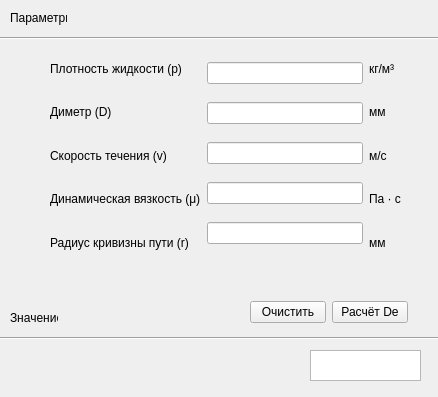
<?xml version="1.0" encoding="UTF-8"?>
<ui version="4.0">
 <class>dean_flow</class>
 <widget class="QWidget" name="dean_flow">
  <property name="geometry">
   <rect>
    <x>0</x>
    <y>0</y>
    <width>438</width>
    <height>397</height>
   </rect>
  </property>
  <property name="windowTitle">
   <string>Form</string>
  </property>
  <widget class="QTextBrowser" name="text_De">
   <property name="geometry">
    <rect>
     <x>310</x>
     <y>350</y>
     <width>111</width>
     <height>31</height>
    </rect>
   </property>
   <property name="acceptDrops">
    <bool>true</bool>
   </property>
   <property name="tabChangesFocus">
    <bool>false</bool>
   </property>
   <property name="readOnly">
    <bool>true</bool>
   </property>
  </widget>
  <widget class="Line" name="line_down">
   <property name="geometry">
    <rect>
     <x>0</x>
     <y>330</y>
     <width>439</width>
     <height>16</height>
    </rect>
   </property>
   <property name="orientation">
    <enum>Qt::Horizontal</enum>
   </property>
  </widget>
  <widget class="QLabel" name="label_Down">
   <property name="geometry">
    <rect>
     <x>10</x>
     <y>310</y>
     <width>48</width>
     <height>16</height>
    </rect>
   </property>
   <property name="text">
    <string>Значение</string>
   </property>
  </widget>
  <widget class="QLabel" name="label_up">
   <property name="geometry">
    <rect>
     <x>10</x>
     <y>10</y>
     <width>57</width>
     <height>16</height>
    </rect>
   </property>
   <property name="text">
    <string>Параметры</string>
   </property>
  </widget>
  <widget class="Line" name="line_up">
   <property name="geometry">
    <rect>
     <x>0</x>
     <y>30</y>
     <width>439</width>
     <height>16</height>
    </rect>
   </property>
   <property name="orientation">
    <enum>Qt::Horizontal</enum>
   </property>
  </widget>
  <widget class="QWidget" name="layoutWidget">
   <property name="geometry">
    <rect>
     <x>250</x>
     <y>300</y>
     <width>158</width>
     <height>25</height>
    </rect>
   </property>
   <layout class="QGridLayout" name="gridLayout">
    <item row="0" column="0">
     <widget class="QPushButton" name="Clear_calculation">
      <property name="text">
       <string>Очистить</string>
      </property>
     </widget>
    </item>
    <item row="0" column="1">
     <widget class="QPushButton" name="flow_De_calculation">
      <property name="text">
       <string>Расчёт De</string>
      </property>
     </widget>
    </item>
   </layout>
  </widget>
  <widget class="QWidget" name="layoutWidget">
   <property name="geometry">
    <rect>
     <x>50</x>
     <y>50</y>
     <width>351</width>
     <height>211</height>
    </rect>
   </property>
   <layout class="QGridLayout" name="gridLayout_4">
    <item row="0" column="0" rowspan="5">
     <layout class="QGridLayout" name="gridLayout_2">
      <item row="0" column="0">
       <widget class="QLabel" name="label_p">
        <property name="text">
         <string>Плотность жидкости (p)</string>
        </property>
       </widget>
      </item>
      <item row="1" column="0">
       <widget class="QLabel" name="label_D">
        <property name="text">
         <string>Диметр (D)</string>
        </property>
       </widget>
      </item>
      <item row="2" column="0">
       <widget class="QLabel" name="label_v">
        <property name="text">
         <string>Скорость течения (v)</string>
        </property>
       </widget>
      </item>
      <item row="3" column="0">
       <widget class="QLabel" name="label_nu">
        <property name="text">
         <string>Динамическая вязкость (μ)</string>
        </property>
       </widget>
      </item>
      <item row="4" column="0">
       <widget class="QLabel" name="label_Rc">
        <property name="text">
         <string>Радиус кривизны пути (r)</string>
        </property>
       </widget>
      </item>
     </layout>
    </item>
    <item row="0" column="1" rowspan="5">
     <layout class="QGridLayout" name="gridLayout_3">
      <item row="4" column="0">
       <widget class="QLineEdit" name="lineEdit_Rc"/>
      </item>
      <item row="1" column="0">
       <widget class="QLineEdit" name="lineEdit_D"/>
      </item>
      <item row="3" column="0">
       <widget class="QLineEdit" name="lineEdit_nu"/>
      </item>
      <item row="0" column="0">
       <widget class="QLineEdit" name="lineEdit_p"/>
      </item>
      <item row="2" column="0">
       <widget class="QLineEdit" name="lineEdit_v"/>
      </item>
     </layout>
    </item>
    <item row="0" column="2">
     <widget class="QLabel" name="label_kg">
      <property name="text">
       <string>кг/м³</string>
      </property>
     </widget>
    </item>
    <item row="1" column="2">
     <widget class="QLabel" name="label_mm">
      <property name="text">
       <string>мм</string>
      </property>
     </widget>
    </item>
    <item row="2" column="2">
     <widget class="QLabel" name="label_m_c">
      <property name="text">
       <string>м/с</string>
      </property>
     </widget>
    </item>
    <item row="3" column="2">
     <widget class="QLabel" name="label_Pa_c">
      <property name="text">
       <string>Па · с</string>
      </property>
     </widget>
    </item>
    <item row="4" column="2">
     <widget class="QLabel" name="label_mm_2">
      <property name="text">
       <string>мм</string>
      </property>
     </widget>
    </item>
   </layout>
  </widget>
 </widget>
 <resources/>
 <connections/>
</ui>
